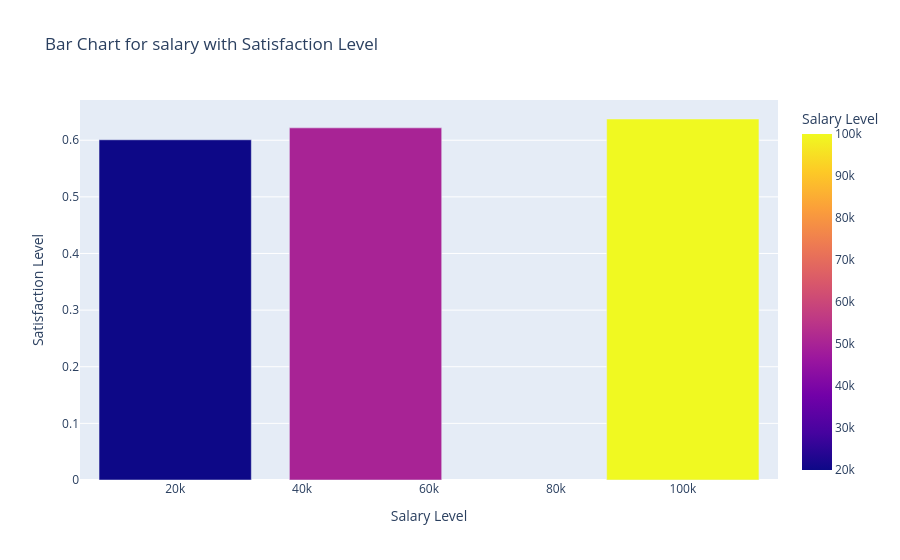

Notebook source saved alongside this figure:
### Markdown cell above
Bar Chart for Salary with satisfaction

### Code cell
fig = px.bar(
    df.groupby('salary')['satisfaction_level'].mean().reset_index(),
    x='salary', y='satisfaction_level',
    category_orders={'salary': ['low', 'medium', 'high']},
    color='salary',
    title='Bar Chart for salary with Satisfaction Level',
    labels={'satisfaction_level': 'Satisfaction Level', 'salary': 'Salary Level'},
)
fig.update_traces(hovertemplate='<b>Salary</b>: %{x}<br><b>Satisfaction</b>: %{y:.2f}')
fig.show()

### Figure 1 — Plotly figure (JSON) as saved in the notebook; plotly's stock layout.template omitted (floating-point values rounded to 4 significant figures)
{"data": [{"hovertemplate": "<b>Salary</b>: %{x}<br><b>Satisfaction</b>: %{y:.2f}", "legendgroup": "", "marker": {"color": [20000, 50000, 100000], "coloraxis": "coloraxis", "pattern": {"shape": ""}}, "name": "", "orientation": "v", "showlegend": false, "textposition": "auto", "type": "bar", "x": [20000, 50000, 100000], "xaxis": "x", "y": [0.6008, 0.6218, 0.6375], "yaxis": "y"}], "layout": {"barmode": "relative", "coloraxis": {"colorbar": {"title": {"text": "Salary Level"}}, "colorscale": [[0, "#0d0887"], [0.1111, "#46039f"], [0.2222, "#7201a8"], [0.3333, "#9c179e"], [0.4444, "#bd3786"], [0.5556, "#d8576b"], [0.6667, "#ed7953"], [0.7778, "#fb9f3a"], [0.8889, "#fdca26"], [1, "#f0f921"]]}, "legend": {"tracegroupgap": 0}, "title": {"text": "Bar Chart for salary with Satisfaction Level"}, "xaxis": {"anchor": "y", "categoryarray": ["low", "medium", "high"], "categoryorder": "array", "domain": [0, 1], "title": {"text": "Salary Level"}}, "yaxis": {"anchor": "x", "domain": [0, 1], "title": {"text": "Satisfaction Level"}}}}
